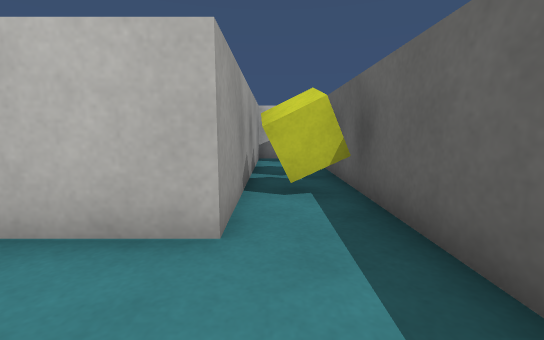
view 1 (above)

14 first-person views from a walk through a 3-D level made in the Unity game engine. The camera is 0.51 m above the floor, tilts 8° down and sees 90° across. The floor is counted in squares, 0.5 m on a side. Each view is taken from the middle of a square. On the plan, view 1 faces up. The plan holds only what a view shows up to about 11 squares ahead; the rest is blank. The player is left out. Surface patterns are stand-ins for the level's own textures.

view 2
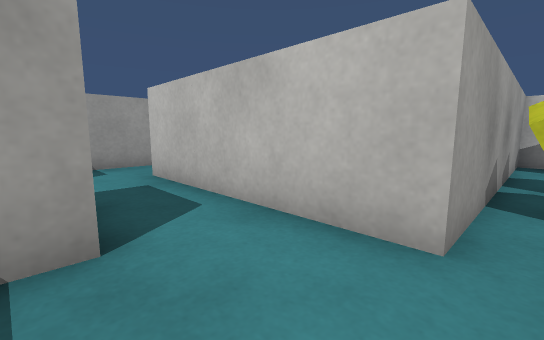

view 3
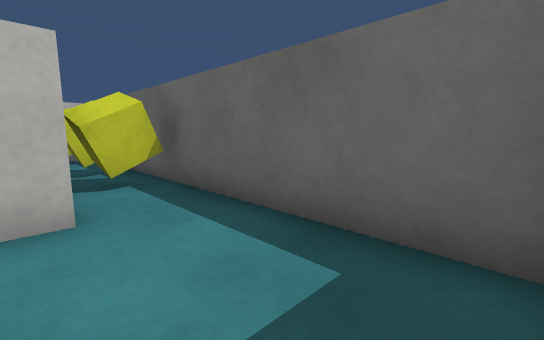

view 4
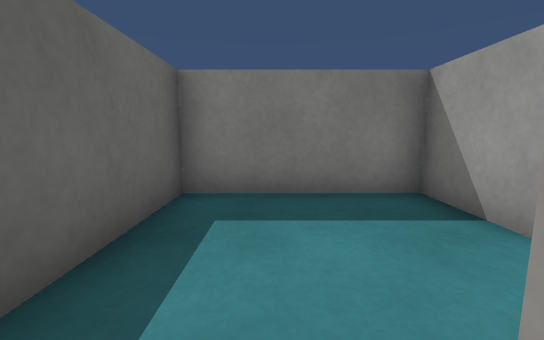

view 5
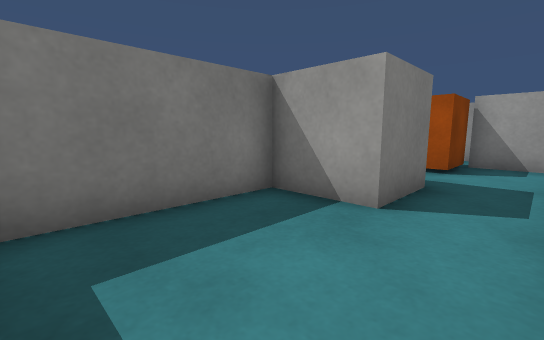

view 6
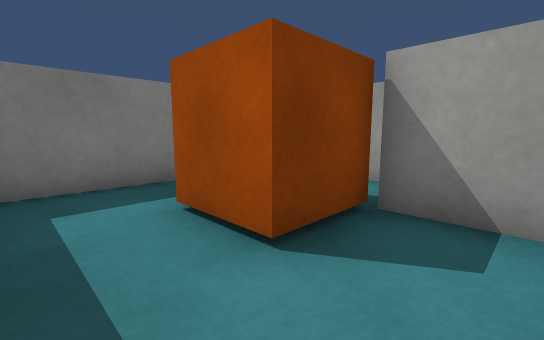

view 7
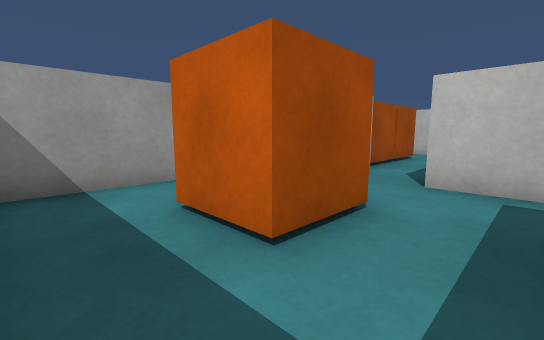

view 8
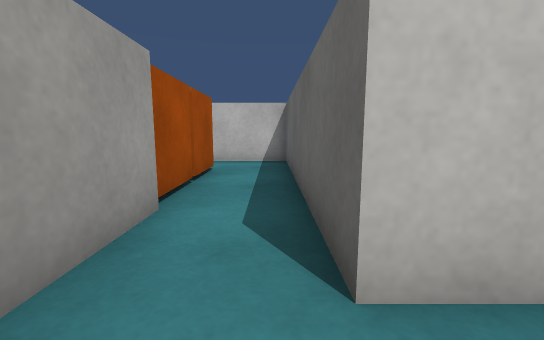

view 9
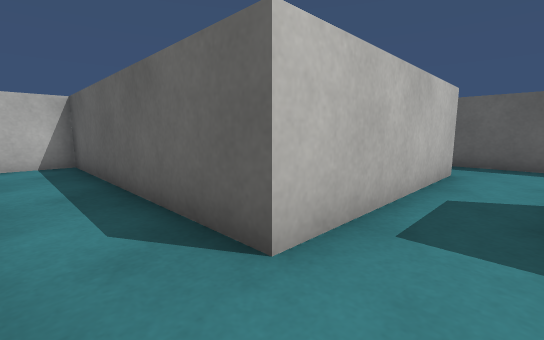

view 10
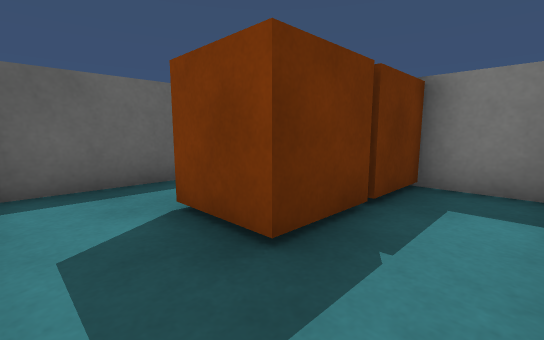

view 11
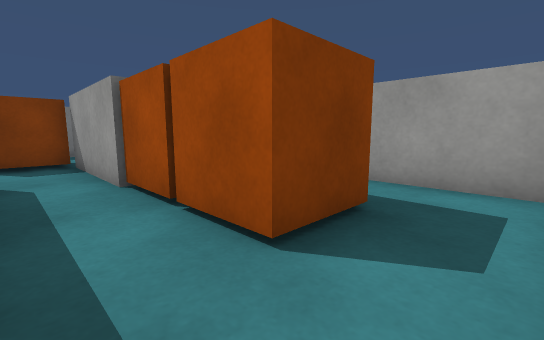

view 12
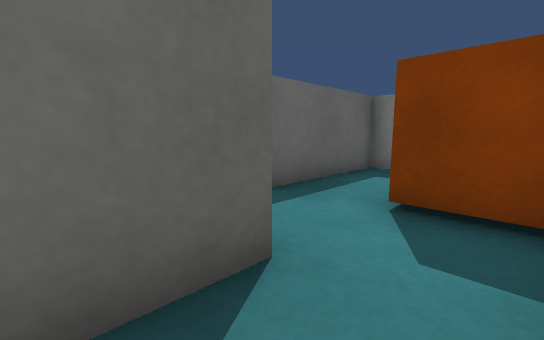

view 13
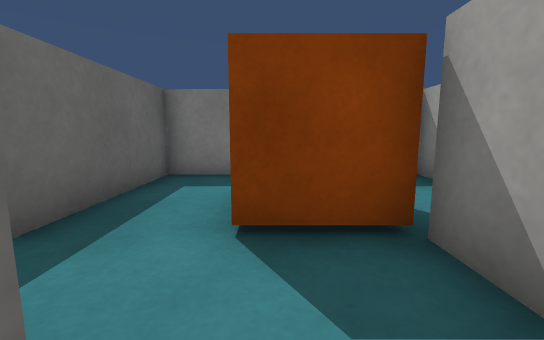

view 14
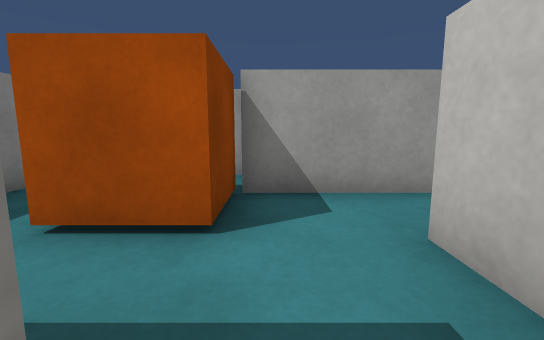

### Floor plan
Points are (right, up) in squares from view 1. A wall is a line through its corners. A room is listed if a view was taken in it or the views show most of it. See-through windows are left out.
Room 1 (views 1, 2, 3, 4, 5)
walls: (-2.5, 0.5) (-2.5, -1.5) (1.5, -1.5) (1.5, 7); (0.1, 10.5) (-0.5, 10.5) (-0.5, 2.5) (-2.5, 2.5)
ways out: opening at (-3.5, 1.5) to room 2
objects: yellow cube (0, 4) to (1, 5); yellow cube (0, 6) to (1, 7); other object (0, 9) to (1, 10)
Room 2 (views 6, 7, 8, 9, 14)
walls: (-9.2, -3.5) (-4.5, -3.5) (-4.5, 0.5) (-2.5, 0.5); (-8.5, 2.4) (-8.5, 0.5); (-10.5, 0.4) (-10.5, -3.5); (-2.5, 2.5) (-6.5, 2.5)
ways out: opening at (-3.5, 1.5) to room 1; opening at (-7.5, 3.5) to room 3
objects: orange box (-8, -1) to (-7, 0)
Room 3 (views 10, 11, 12, 13)
walls: (-8.5, 4.6) (-8.5, 2.4); (-12.1, 4.5) (-10.4, 4.5); (-12.5, 10.1) (-12.5, 7.4); (-6.5, 2.5) (-6.5, 10.5) (-9.1, 10.5)
ways out: opening at (-7.5, 3.5) to room 2
objects: orange box (-10, 5) to (-9, 6); orange box (-10, 7) to (-9, 8)

Where each view was taken, in squares from view 1:
view 1: 0 up, 0 right, facing up
view 2: 0 up, 0 right, facing up-left
view 3: 1 down, 1 left, facing up-right
view 4: 3 up, 0 right, facing down
view 5: 2 up, 1 right, facing down-left
view 6: 2 up, 5 left, facing down-left
view 7: 3 down, 5 left, facing up-left
view 8: 1 up, 7 left, facing up
view 9: 1 up, 8 left, facing up-right
view 10: 10 up, 12 left, facing down-right
view 11: 10 up, 7 left, facing down-left
view 12: 4 up, 8 left, facing down-right
view 13: 3 up, 7 left, facing down
view 14: 1 up, 4 left, facing left
